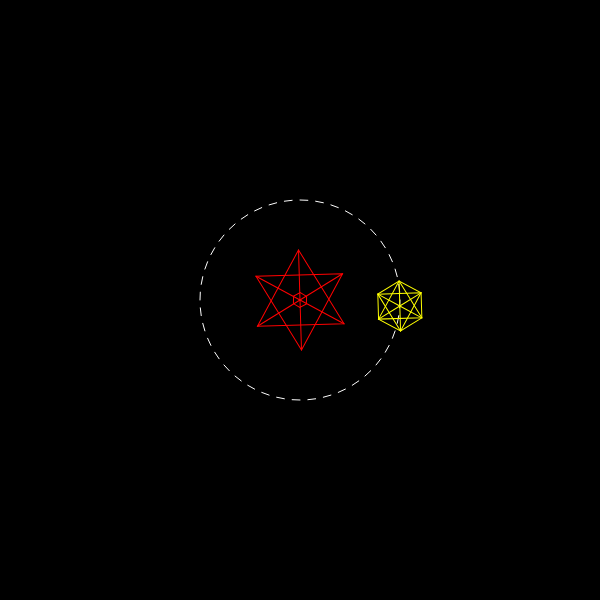
Frame 1 (no input)
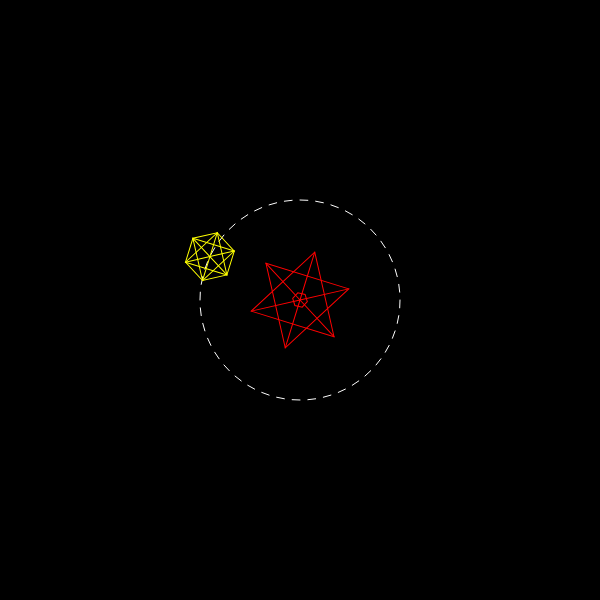
Frame 60 (no input)
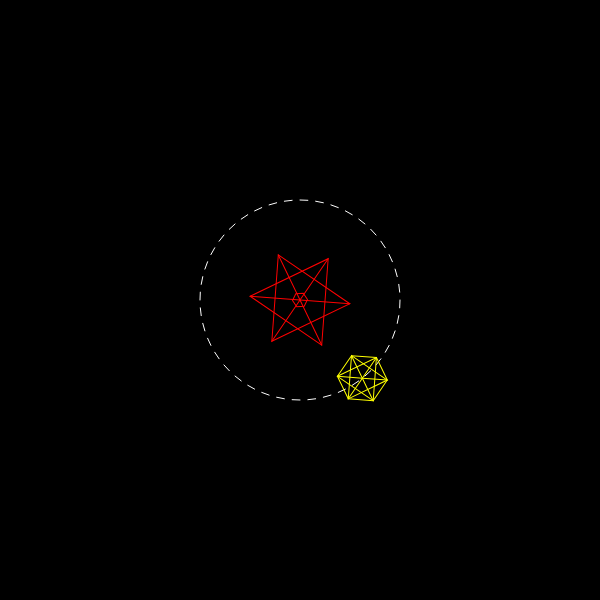
Frame 120 (the mouse pressed at the canvas centre since frame 60)

The p5.js sketch that drew these frames (run headless with seeded random() and noise() and a simulated clock; from frame 60 on, the mouse is pressed at the canvas centre):

// p5.js sketch
// ── sketch.js
const animationFrames = 210;

function setup() {
  createCanvas(600, 600);
  frameRate(30);
}

function draw() {
  background(0);

  let time = map(frameCount % animationFrames, 0, animationFrames, 0, 1);

  push();
	  translate(width/2, height/2)
	  center(50, time);

	  orbit(100, 40);

	  asteroid(25, 100, time);
  pop();
}

function asteroid(r, rOrbit, t) {

	stroke(255, 255, 0);
	noFill();

	let orbitAng = map(t, 0, 1, 0, 4 * Math.PI);
	let orbitX = rOrbit * cos(orbitAng);
	let orbitY = rOrbit * sin(orbitAng);

	let rotation = map(t, 0, 1, 0, 2 * Math.PI);
	push();
		translate(orbitX, orbitY);

		rotate(-rotation);

		// Triangle pointing up
		beginShape();
			let ang = 30;
			let px = r * cos(radians(ang));
			let py = r * sin(radians(ang));
			vertex(px, py);

			ang += 120;
			px = r * cos(radians(ang));
			py = r * sin(radians(ang));
			vertex(px, py);

			ang += 120;
			px = r * cos(radians(ang));
			py = r * sin(radians(ang));
			vertex(px, py);
		endShape(CLOSE);

		// Triangle pointing down
		beginShape();
			ang = -30;
			px = r * cos(radians(ang));
			py = r * sin(radians(ang));
			vertex(px, py);

			ang -= 120;
			px = r * cos(radians(ang));
			py = r * sin(radians(ang));
			vertex(px, py);

			ang -= 120;
			px = r * cos(radians(ang));
			py = r * sin(radians(ang));
			vertex(px, py);
		endShape(CLOSE);

		// Lines from center to triangle vertices
		for(let i = 0; i < 6; i++) {
			let a = map(i, 0, 5, radians(30), radians(330));
			let x = r * cos(a);
			let y = r * sin(a);

			line(0, 0, x, y);
		}

		// Hexagon
		beginShape();
			ang = 30;
			px = r * cos(radians(ang));
			py = r * sin(radians(ang));

			for(let i = 0; i < 6; i++) {
				vertex(px, py);
				ang += 60;
				px = r * cos(radians(ang));
				py = r * sin(radians(ang));
			}
		endShape(CLOSE);
	pop();
}

function orbit(r, strokes) {

	stroke(255);
	noFill();

	let strokeToGapRatio = 0.5; // 1 means no gap, 0 means no stroke.

	let strokeGapAng = 360 / strokes;

	for(let ang = 0; ang < 360; ang += strokeGapAng) {
		let vang = ang + strokeGapAng * strokeToGapRatio;
		let x1 = r * cos(radians(ang));
		let y1 = r * sin(radians(ang));
		let x2 = r * cos(radians(vang));
		let y2 = r * sin(radians(vang));

		line(x1, y1, x2, y2);
	}
}

function center(r, t) {
	
	stroke(255, 0, 0);
	noFill();

	let rotation = map(t, 0, 1, 0, 2 * Math.PI);

	push();
		rotate(-rotation);
		// Triangle pointing up
		beginShape();
			let ang = 30;
			let px = r * cos(radians(ang));
			let py = r * sin(radians(ang));
			vertex(px, py);

			ang += 120;
			px = r * cos(radians(ang));
			py = r * sin(radians(ang));
			vertex(px, py);

			ang += 120;
			px = r * cos(radians(ang));
			py = r * sin(radians(ang));
			vertex(px, py);
		endShape(CLOSE);

		// Triangle pointing down
		beginShape();
			ang = -30;
			px = r * cos(radians(ang));
			py = r * sin(radians(ang));
			vertex(px, py);

			ang -= 120;
			px = r * cos(radians(ang));
			py = r * sin(radians(ang));
			vertex(px, py);

			ang -= 120;
			px = r * cos(radians(ang));
			py = r * sin(radians(ang));
			vertex(px, py);
		endShape(CLOSE);

		// Lines from center to triangle vertices
		for(let i = 0; i < 6; i++) {
			let a = map(i, 0, 5, radians(30), radians(330));
			let x = r * cos(a);
			let y = r * sin(a);

			line(0, 0, x, y);
		}
	pop();

	push();
		rotate(rotation);
		// Hexagon
		beginShape();
			ang = 30;
			px = r * 0.15 * cos(radians(ang));
			py = r * 0.15 * sin(radians(ang));

			for(let i = 0; i < 6; i++) {
				vertex(px, py);
				ang += 60;
				px = r * 0.15 * cos(radians(ang));
				py = r * 0.15 * sin(radians(ang));
			}
		endShape(CLOSE);
	pop();
		
}
